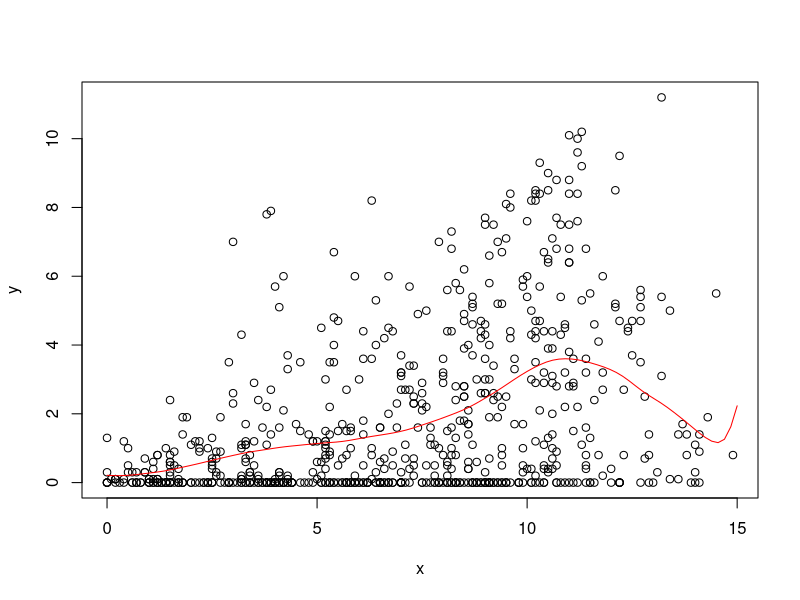
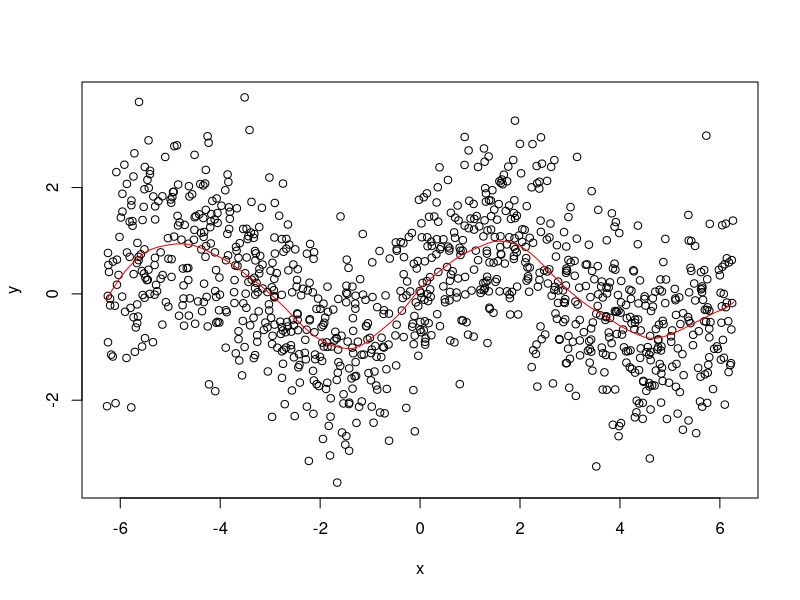

Write R code to recreate these figures, in order. (Note: this script raises an error after producing the figures.)
# STAT-S 610
# LAB 3
# 2020-10-02
# https://jfukuyama.github.io/teaching/stat610/assignments/lab3.pdf

# --- functions --- #

#' @param x (numeric) vector of same length as y
#' @param y (numeric) vector of same length as y
#' @param z (numeric) vector, can be of a different length
#' @param omega (numeric) must be a scalar
#' @return (numeric) vector of the same length as z
llr <- function(x, y, z, omega) {
  fits <- sapply(z, compute_f_hat, x, y, omega)
  return(fits)
}

#' @param z (numeric) must be a scalar
#' @param x (numeric) vector of the same length as y
#' @param y (numeric) vector of the same length as x
#' @param omega (numeric) must be a scalar
#' @return (numeric) scalar
compute_f_hat <- function(z, x, y, omega) {
  Wz <- make_weight_matrix(z, x, omega)
  X <- make_predictor_matrix(x)
  f_hat <- c(1, z) %*% solve(t(X) %*% Wz %*% X) %*% t(X) %*% Wz %*% y
  return(f_hat)
}

#' @param z (numeric) must be a scalar
#' @param x (numeric) vector of arbitrary length
#' @param omega (numeric) must be a scalar
#' @return (numeric) a diagonal matrix
make_weight_matrix <- function(z, x, omega) {
  r <- abs(x - z) / omega  # this is a vector of the same length as x
  w <- sapply(r, W)  # this is a vector of the same length as x and r
  Wz <- diag(w)  # this is a diagonal matrix with elements from w
  return(Wz)
}

#' @param r (numeric) must be a scalar
#' @return (numeric) scalar
W <- function(r) {
  if (abs(r) < 1) {
    return((1 - abs(r) ** 3) ** 3)
  } else {
    return(0)
  }
}

#' @param x (numeric) vector of arbitrary length
#' @return (numeric) matrix with 2 columns and rows equal to length of x
make_predictor_matrix <- function(x) {
  n <- length(x)
  return(cbind(rep(1, n), x))
}


# --- example 1 --- #

# get the data
data(french_fries, package = 'reshape2')
french_fries <- na.omit(french_fries)

# input data
x <- french_fries$potato
y <- french_fries$buttery

# space along which to smooth
z <- seq(0, 15, length.out = 100)

# run smoothing
fits <- llr(z = z, x = x, y = y, omega = 2)

# plot the data and the smoother
plot(x, y)
lines(z, fits, col = 'red')


# --- example 2 --- #

# noisy sine wave
x <- runif(1000, -2 * pi, 2 * pi)
y <- sin(x) + rnorm(length(x))

# space along which to smooth
z <- seq(-2 * pi, 2 * pi, length.out = 100)

# run smoothing
fits <- llr(z = z, x = x, y = y, omega = pi / 3)

# plot the data and the smoother
plot(x, y)
lines(z, fits, col = 'red')

# timing
microbenchmark(
llr(z=z,x=x,y=y,omega=pi/3),
times = 10)

# misc
(microbenchmark(15 * 15, times = 1))$time
